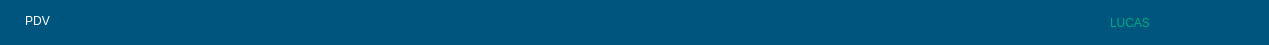
                  <widget class="QFrame" name="frame_27">
                   <property name="maximumSize">
                    <size>
                     <width>16777215</width>
                     <height>45</height>
                    </size>
                   </property>
                   <property name="styleSheet">
                    <string notr="true">background-color: rgb(0, 85, 127);
border:none;</string>
                   </property>
                   <property name="frameShape">
                    <enum>QFrame::NoFrame</enum>
                   </property>
                   <property name="frameShadow">
                    <enum>QFrame::Raised</enum>
                   </property>
                   <widget class="QLabel" name="Lb_Operado">
                    <property name="geometry">
                     <rect>
                      <x>1110</x>
                      <y>0</y>
                      <width>150</width>
                      <height>45</height>
                     </rect>
                    </property>
                    <property name="maximumSize">
                     <size>
                      <width>150</width>
                      <height>16777215</height>
                     </size>
                    </property>
                    <property name="styleSheet">
                     <string notr="true">color: rgb(0, 170, 127);
font: 75  14pt &quot;MS Shell Dlg 2&quot;;
border:none;</string>
                    </property>
                    <property name="text">
                     <string>LUCAS</string>
                    </property>
                   </widget>
                   <widget class="QPushButton" name="pushButton_2">
                    <property name="geometry">
                     <rect>
                      <x>1060</x>
                      <y>2</y>
                      <width>51</width>
                      <height>41</height>
                     </rect>
                    </property>
                    <property name="text">
                     <string/>
                    </property>
                    <property name="icon">
                     <iconset>
                      <normaloff>img/user.png</normaloff>img/user.png</iconset>
                    </property>
                    <property name="iconSize">
                     <size>
                      <width>45</width>
                      <height>45</height>
                     </size>
                    </property>
                   </widget>
                   <widget class="QPushButton" name="pushButton_3">
                    <property name="geometry">
                     <rect>
                      <x>0</x>
                      <y>0</y>
                      <width>75</width>
                      <height>41</height>
                     </rect>
                    </property>
                    <property name="styleSheet">
                     <string notr="true">color: rgb(255, 255, 255);
font: 75  14pt &quot;MS Shell Dlg 2&quot;;</string>
                    </property>
                    <property name="text">
                     <string>PDV</string>
                    </property>
                    <property name="icon">
                     <iconset>
                      <normaloff>img/VENDABAOCAO.png</normaloff>img/VENDABAOCAO.png</iconset>
                    </property>
                    <property name="iconSize">
                     <size>
                      <width>35</width>
                      <height>35</height>
                     </size>
                    </property>
                   </widget>
                  </widget>
